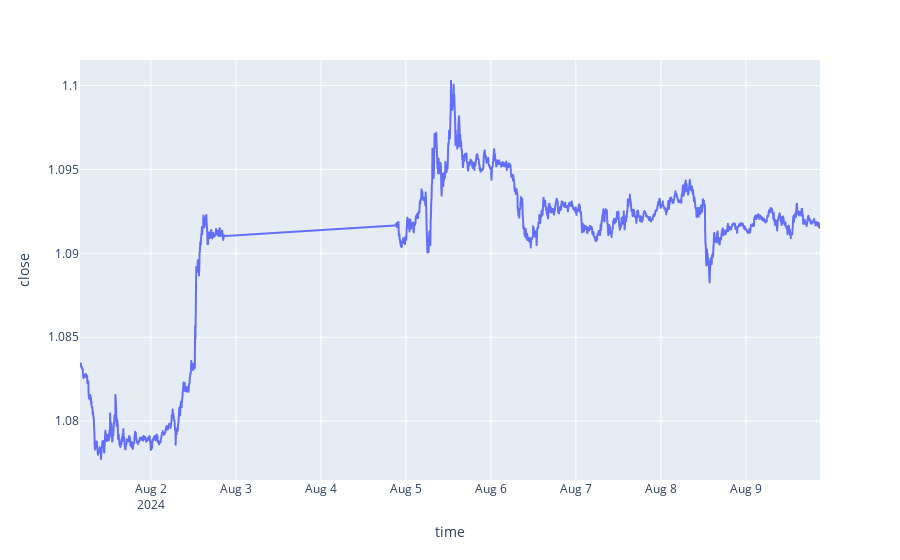

Source (notebook cell):
### Code cell
px.line(rates_df, x='time', y='close')

### Figure 1 — Plotly figure (JSON) as saved in the notebook; plotly's stock layout.template omitted (floating-point values rounded to 4 significant figures; data arrays with more than 128 entries replaced by an {"elided": "..."} marker saying what was removed)
{"data": [{"hovertemplate": "time=%{x}<br>close=%{y}<extra></extra>", "legendgroup": "", "line": {"color": "#636efa", "dash": "solid"}, "marker": {"symbol": "circle"}, "mode": "lines", "name": "", "showlegend": false, "type": "scattergl", "x": {"elided": "1931 str values"}, "xaxis": "x", "y": {"elided": "1931 float values"}, "yaxis": "y"}], "layout": {"legend": {"tracegroupgap": 0}, "margin": {"t": 60}, "xaxis": {"anchor": "y", "domain": [0, 1], "title": {"text": "time"}}, "yaxis": {"anchor": "x", "domain": [0, 1], "title": {"text": "close"}}}}
